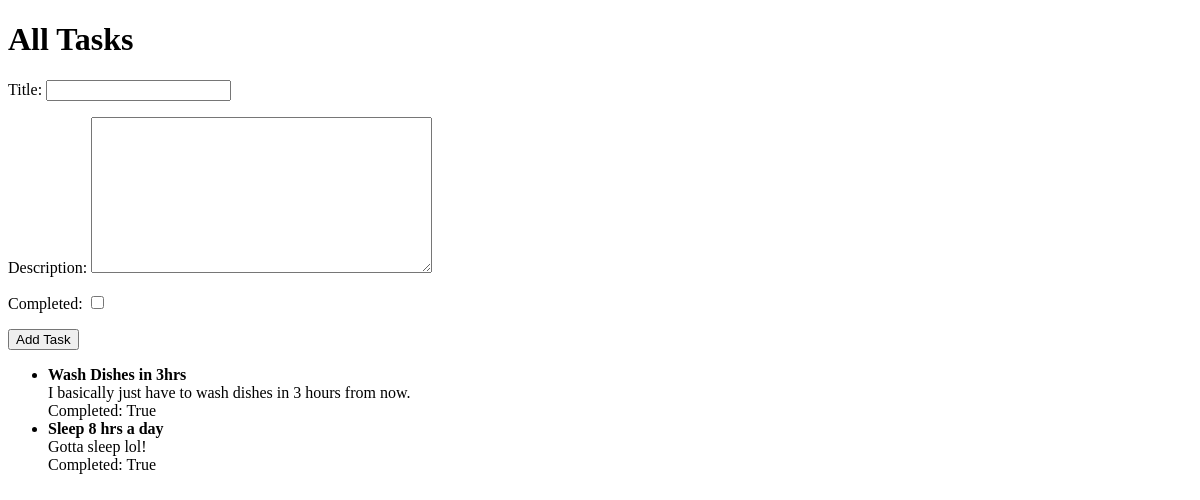
Page /accounts/tasks/ (signed in) on the earlier database version.
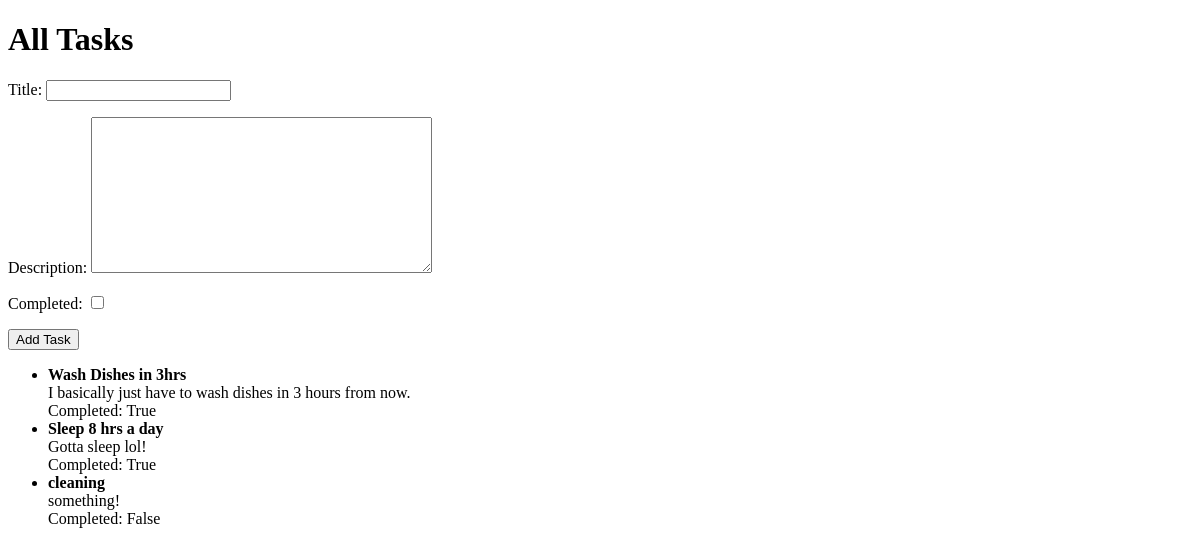
Same page on the later database version.
### accounts/models.py (models this page shows, shortened)
class Task(models.Model):
    user = models.ForeignKey(User, on_delete=models.CASCADE)
    title = models.CharField(max_length=200)
    description = models.TextField(blank=True)
    completed = models.BooleanField(default=False)

### accounts/views.py (the view)
# urls.py: path('tasks/', views.task_list, name='task_list'),
@login_required
def task_list(request):
    tasks = Task.objects.filter(user=request.user)
    if request.method == 'POST':
        form = TaskForm(request.POST)
        if form.is_valid():
            task = form.save(commit=False)
            task.user = request.user
            task.save()
            return redirect('task_list')
    else:
        form = TaskForm()
    return render(request, 'accounts/task_list.html', {
        'tasks': tasks,
        'form': form
    })

### accounts/forms.py
class TaskForm(forms.ModelForm):
    class Meta:
        model = Task
        fields = ['title', 'description', 'completed']

### templates/accounts/task_list.html (shortened to what this page needs)
<!DOCTYPE html>
<html>
<head>
</head>
<body>
    <h1>All Tasks</h1>
    <form method="POST">
        {{ form.as_p }}
        <button type="submit">Add Task</button>
    </form>
    <ul>
        {% for task in tasks %}
            <li>
                <strong>{{ task.title }}</strong><br>
                {{ task.description }}<br>
                Completed: {{ task.completed }}
            </li>
        {% endfor %}
    </ul>
</body>
</html>

Differences in the rows shown:
added Task: title "cleaning", description "something!", completed "False"
